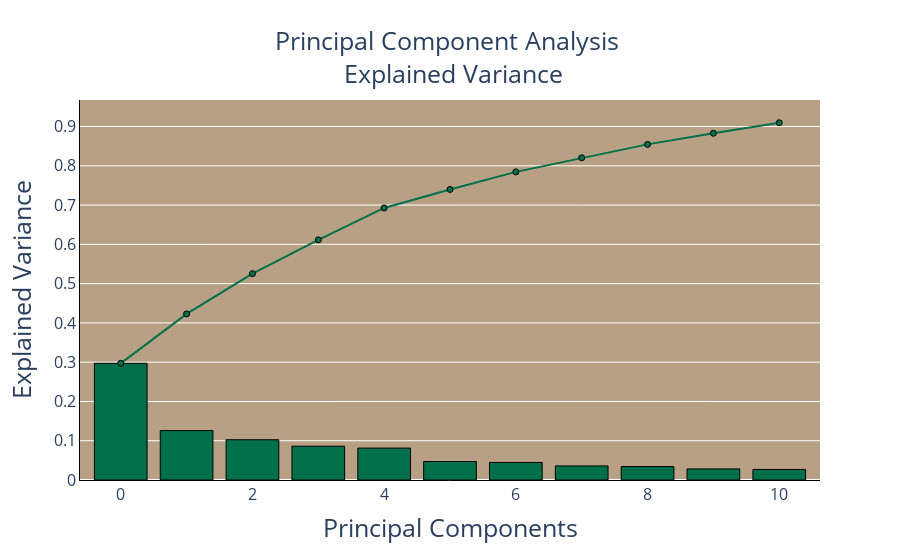

Notebook source saved alongside this figure:
### Code cell
fig = go.Figure()
fig.add_trace(go.Bar(x = list(range(25)), y = pca.explained_variance_ratio_))
fig.add_trace(go.Scatter(x= list(range(25)), y=np.cumsum(pca.explained_variance_ratio_)))
fig.update_layout(
    colorway = [color1, color1],
    showlegend= False,
    title = 'Principal Component Analysis <br> Explained Variance',
    xaxis_title = 'Principal Components',
    yaxis_title = 'Explained Variance',
    title_x=0.5,
    plot_bgcolor = backgroundColor,
    title_font = dict(size = 25),
    bargap = 0.2,
    yaxis = dict(
        tickfont = dict(size=16),
        titlefont = dict(size = 25),
        linecolor = 'black'     
    ),
    xaxis = dict(
        tickfont = dict(size=16),
        titlefont = dict(size =25),
        linecolor = 'black',
        #showticklabels = False
          
    ),
    legend=dict(
        #yanchor='top',
        #y = .98,
        #xanchor='right',
        #x = 0.98,
        bgcolor = '#DFBA8F',
        bordercolor = 'black',
        borderwidth = 2,
        font = dict(
            color = 'black'
        )
        
    )   
)
fig.update_traces(
    marker_line_width=1,
    marker_line_color="black"
)
#newnames = {'Percent Anonymous Completed':'Anonymous', 'Percent of Known Completed':'Known'}
#fig.for_each_trace(lambda t: t.update(name = newnames[t.name],
#                                         legendgroup = newnames[t.name],
#                                        hovertemplate = t.hovertemplate.replace(t.name, newnames[t.name])
#                                        )
#                  )

### Figure 1 — Plotly figure (JSON) as saved in the notebook; plotly's stock layout.template omitted (floating-point values rounded to 4 significant figures)
{"data": [{"marker": {"line": {"color": "black", "width": 1}}, "type": "bar", "x": [0, 1, 2, 3, 4, 5, 6, 7, 8, 9, 10, 11, 12, 13, 14, 15, 16, 17, 18, 19, 20, 21, 22, 23, 24], "y": [0.297, 0.1259, 0.1025, 0.08613, 0.08126, 0.04711, 0.04469, 0.03586, 0.03417, 0.02824, 0.02684]}, {"marker": {"line": {"color": "black", "width": 1}}, "type": "scatter", "x": [0, 1, 2, 3, 4, 5, 6, 7, 8, 9, 10, 11, 12, 13, 14, 15, 16, 17, 18, 19, 20, 21, 22, 23, 24], "y": [0.297, 0.4229, 0.5254, 0.6115, 0.6928, 0.7399, 0.7846, 0.8204, 0.8546, 0.8828, 0.9097]}], "layout": {"bargap": 0.2, "colorway": ["#00704A", "#00704A"], "legend": {"bgcolor": "#DFBA8F", "bordercolor": "black", "borderwidth": 2, "font": {"color": "black"}}, "plot_bgcolor": "#B8A085", "showlegend": false, "title": {"font": {"size": 25}, "text": "Principal Component Analysis <br> Explained Variance", "x": 0.5}, "xaxis": {"linecolor": "black", "tickfont": {"size": 16}, "title": {"font": {"size": 25}, "text": "Principal Components"}}, "yaxis": {"linecolor": "black", "tickfont": {"size": 16}, "title": {"font": {"size": 25}, "text": "Explained Variance"}}}}
